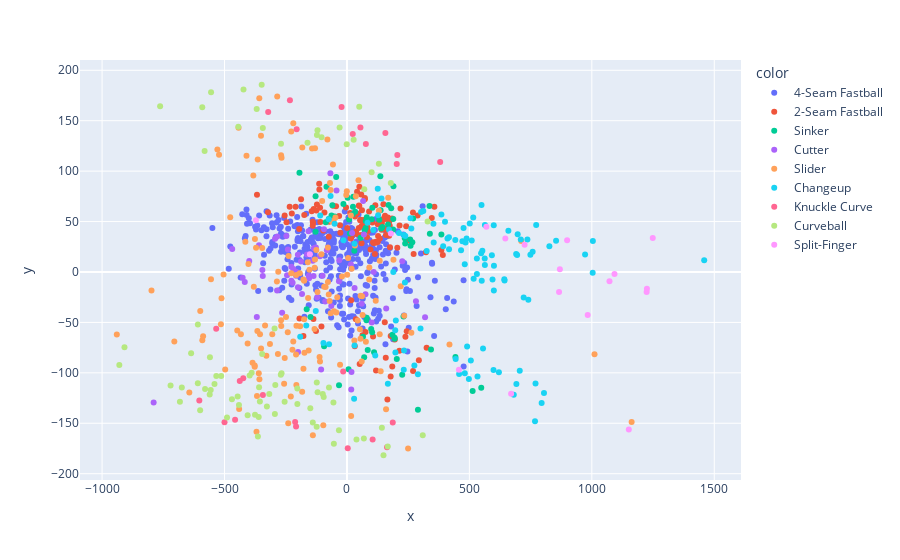

The notebook cell saved with this chart:
### Code cell
components[:,0]
fig = px.scatter(components, x=components[:,0], y=components[:,1], color = df_pca_15.pitch_name, hover_name = df_pca_15.pitch_name)
fig.show()

### Figure 1 — Plotly figure (JSON) as saved in the notebook; plotly's stock layout.template omitted (floating-point values rounded to 4 significant figures; data arrays with more than 128 entries replaced by an {"elided": "..."} marker saying what was removed)
{"data": [{"hovertemplate": "<b>%{hovertext}</b><br><br>color=4-Seam Fastball<br>x=%{x}<br>y=%{y}<extra></extra>", "hovertext": {"elided": "356 str values"}, "legendgroup": "4-Seam Fastball", "marker": {"color": "#636efa", "symbol": "circle"}, "mode": "markers", "name": "4-Seam Fastball", "orientation": "v", "showlegend": true, "type": "scatter", "x": {"elided": "356 float values"}, "xaxis": "x", "y": {"elided": "356 float values"}, "yaxis": "y"}, {"hovertemplate": "<b>%{hovertext}</b><br><br>color=2-Seam Fastball<br>x=%{x}<br>y=%{y}<extra></extra>", "hovertext": {"elided": "131 str values"}, "legendgroup": "2-Seam Fastball", "marker": {"color": "#EF553B", "symbol": "circle"}, "mode": "markers", "name": "2-Seam Fastball", "orientation": "v", "showlegend": true, "type": "scatter", "x": {"elided": "131 float values"}, "xaxis": "x", "y": {"elided": "131 float values"}, "yaxis": "y"}, {"hovertemplate": "<b>%{hovertext}</b><br><br>color=Sinker<br>x=%{x}<br>y=%{y}<extra></extra>", "hovertext": ["Sinker", "Sinker", "Sinker", "Sinker", "Sinker", "Sinker", "Sinker", "Sinker", "Sinker", "Sinker", "Sinker", "Sinker", "Sinker", "Sinker", "Sinker", "Sinker", "Sinker", "Sinker", "Sinker", "Sinker", "Sinker", "Sinker", "Sinker", "Sinker", "Sinker", "Sinker", "Sinker", "Sinker", "Sinker", "Sinker", "Sinker", "Sinker", "Sinker", "Sinker", "Sinker", "Sinker", "Sinker", "Sinker", "Sinker", "Sinker", "Sinker", "Sinker", "Sinker", "Sinker", "Sinker", "Sinker", "Sinker", "Sinker", "Sinker", "Sinker", "Sinker", "Sinker", "Sinker", "Sinker", "Sinker", "Sinker", "Sinker", "Sinker", "Sinker", "Sinker", "Sinker", "Sinker", "Sinker", "Sinker", "Sinker", "Sinker", "Sinker", "Sinker", "Sinker", "Sinker"], "legendgroup": "Sinker", "marker": {"color": "#00cc96", "symbol": "circle"}, "mode": "markers", "name": "Sinker", "orientation": "v", "showlegend": true, "type": "scatter", "x": [203.5, 188.6, 385.5, 237.8, 98.98, -83.55, 102.8, 72.26, 8.819, -50.12, 84.79, 189.1, 101.0, 12.05, 33.3, 185.8, 548.4, 225.6, 132.0, 110.7, -32.37, 289.9, 139.5, 194.7, 259.8, 443.0, -164.3, 270.3, -14.38, 23.14, 76.8, 103.6, -59.52, -128.1, 2.991, 189.9, 258.1, 81.05, -128.1, -194.0, 65.46, 194.6, 24.57, 513.2, 343.2, 79.47, -74.31, -43.95, -63.1, -148.8, 80.58, 169.9, -86.48, 337.0, 230.9, 180.7, 267.0, 338.6, 30.13, 55.9, 6.574, 70.38, 76.47, 144.6, 167.8, 236.1, 136.4, 137.5, 26.06, -93.26], "xaxis": "x", "y": [-86.21, 42.22, 37.21, 28.27, -56.65, 84.43, -59.82, 41.17, 52.06, 55.14, -77.47, 52.6, 52.18, 38.2, 59.8, -62.22, -114.9, -101.8, 51.9, -79.48, -112.4, -136.5, 43.23, -65.19, 25.9, -84.27, -36.91, 53.1, 67.3, 57.25, 50.61, 63.72, 66.27, 75.02, 73.56, 84.96, 32.26, 54.39, 39.79, 98.37, -64.26, -66.12, 64.75, -118.0, -76.75, -47.85, 52.56, 94.25, 55.89, -44.59, -45.47, 66.33, 49.28, 65.47, -44.2, 63.24, 29.37, 38.03, 21.17, 34.07, -96.5, -84.46, 43.51, 44.57, 46.98, 33.44, 94.96, 61.15, 74.48, -73.52], "yaxis": "y"}, {"hovertemplate": "<b>%{hovertext}</b><br><br>color=Cutter<br>x=%{x}<br>y=%{y}<extra></extra>", "hovertext": ["Cutter", "Cutter", "Cutter", "Cutter", "Cutter", "Cutter", "Cutter", "Cutter", "Cutter", "Cutter", "Cutter", "Cutter", "Cutter", "Cutter", "Cutter", "Cutter", "Cutter", "Cutter", "Cutter", "Cutter", "Cutter", "Cutter", "Cutter", "Cutter", "Cutter", "Cutter", "Cutter", "Cutter", "Cutter", "Cutter", "Cutter", "Cutter", "Cutter", "Cutter", "Cutter", "Cutter", "Cutter", "Cutter", "Cutter", "Cutter", "Cutter", "Cutter", "Cutter", "Cutter", "Cutter", "Cutter", "Cutter", "Cutter", "Cutter", "Cutter", "Cutter", "Cutter", "Cutter", "Cutter", "Cutter", "Cutter", "Cutter", "Cutter", "Cutter", "Cutter", "Cutter", "Cutter"], "legendgroup": "Cutter", "marker": {"color": "#ab63fa", "symbol": "circle"}, "mode": "markers", "name": "Cutter", "orientation": "v", "showlegend": true, "type": "scatter", "x": [-99.4, -126.9, 69.17, 101.3, -343.8, -241.2, -183.5, -81.97, -105.5, -426.0, -110.3, 75.82, 21.13, -219.2, 18.53, -157.0, -200.2, -789.4, -135.0, 281.8, -121.6, -163.3, 65.99, -417.2, 225.9, -136.4, -207.6, 16.39, -244.6, -359.1, -31.42, -247.4, -368.1, -88.81, -93.83, -139.7, -226.9, -293.7, -154.6, 17.54, -64.01, -227.1, -187.8, -155.5, 109.2, -42.6, -222.0, -199.8, -284.5, -468.5, -399.0, -200.4, 31.14, 60.29, 319.0, -207.4, 160.2, -285.5, -32.6, -345.5, -67.69, -264.6], "xaxis": "x", "y": [-3.666, 24.23, 37.29, -50.11, -4.02, 22.18, -21.74, 21.65, -96.81, -5.743, 15.72, -22.01, 38.59, 2.968, -99.06, 40.46, -15.17, -129.4, 23.44, -28.89, -24.94, 17.33, 70.37, -10.0, 10.54, -3.924, -3.651, 7.371, -3.196, 26.39, 11.52, 35.77, -44.68, -29.22, 42.33, 11.07, -8.812, 32.87, -6.154, -116.5, -33.63, 5.255, 10.43, -3.665, 0.06561, 80.81, -10.7, -79.36, 35.16, 22.87, 11.01, 17.11, -15.83, -31.53, -44.88, 0.1143, -36.33, -18.27, -9.305, 1.928, 97.87, -40.49], "yaxis": "y"}, {"hovertemplate": "<b>%{hovertext}</b><br><br>color=Slider<br>x=%{x}<br>y=%{y}<extra></extra>", "hovertext": {"elided": "151 str values"}, "legendgroup": "Slider", "marker": {"color": "#FFA15A", "symbol": "circle"}, "mode": "markers", "name": "Slider", "orientation": "v", "showlegend": true, "type": "scatter", "x": {"elided": "151 float values"}, "xaxis": "x", "y": {"elided": "151 float values"}, "yaxis": "y"}, {"hovertemplate": "<b>%{hovertext}</b><br><br>color=Changeup<br>x=%{x}<br>y=%{y}<extra></extra>", "hovertext": ["Changeup", "Changeup", "Changeup", "Changeup", "Changeup", "Changeup", "Changeup", "Changeup", "Changeup", "Changeup", "Changeup", "Changeup", "Changeup", "Changeup", "Changeup", "Changeup", "Changeup", "Changeup", "Changeup", "Changeup", "Changeup", "Changeup", "Changeup", "Changeup", "Changeup", "Changeup", "Changeup", "Changeup", "Changeup", "Changeup", "Changeup", "Changeup", "Changeup", "Changeup", "Changeup", "Changeup", "Changeup", "Changeup", "Changeup", "Changeup", "Changeup", "Changeup", "Changeup", "Changeup", "Changeup", "Changeup", "Changeup", "Changeup", "Changeup", "Changeup", "Changeup", "Changeup", "Changeup", "Changeup", "Changeup", "Changeup", "Changeup", "Changeup", "Changeup", "Changeup", "Changeup", "Changeup", "Changeup", "Changeup", "Changeup", "Changeup", "Changeup", "Changeup", "Changeup", "Changeup", "Changeup", "Changeup", "Changeup", "Changeup", "Changeup", "Changeup", "Changeup", "Changeup", "Changeup", "Changeup", "Changeup", "Changeup", "Changeup", "Changeup", "Changeup", "Changeup", "Changeup", "Changeup", "Changeup", "Changeup", "Changeup", "Changeup", "Changeup", "Changeup", "Changeup", "Changeup", "Changeup", "Changeup", "Changeup", "Changeup", "Changeup", "Changeup", "Changeup", "Changeup", "Changeup", "Changeup", "Changeup", "Changeup"], "legendgroup": "Changeup", "marker": {"color": "#19d3f3", "symbol": "circle"}, "mode": "markers", "name": "Changeup", "orientation": "v", "showlegend": true, "type": "scatter", "x": [171.5, 481.2, 197.1, 547.9, 490.7, 400.4, 232.0, 259.3, 555.7, 410.4, 385.7, 736.9, 484.3, -166.1, -74.3, 515.8, 598.6, 232.4, 197.9, 300.4, 509.5, 740.6, 497.9, 517.4, 681.3, 1004.0, 1003.0, 189.3, 392.9, 127.3, 471.4, 1459.0, 854.0, 642.6, 691.0, 772.7, 972.4, 233.1, 442.4, 325.6, 443.9, 476.1, 199.6, 275.3, 709.9, 289.8, 691.9, 563.4, 549.5, 125.8, 416.9, 599.9, 695.0, -190.9, 311.8, 721.7, 29.16, 562.6, 488.6, 600.3, 212.5, 599.5, 705.6, 620.5, 770.1, 591.8, 302.7, 505.9, 533.1, 167.1, 563.2, 262.8, 83.86, 31.05, 795.0, 758.2, -14.24, -73.07, 458.1, 804.6, 465.9, 354.1, 238.3, 826.6, -50.38, 530.5, 416.5, 530.7, 643.5, -109.1, 115.6, 768.0, 552.9, -127.4, 353.2, 141.2, 594.5, 550.4, 236.7, 697.1, 501.4, 30.57, -66.95, 107.5, 659.2, 749.1, 481.1, -96.07], "xaxis": "x", "y": [42.06, -100.5, -57.78, 18.63, -73.93, 49.75, -96.99, 53.38, -75.82, 33.13, 57.01, 32.12, 29.28, -52.95, 52.25, 54.1, -97.1, 36.66, -79.74, -56.0, 31.28, -27.46, -106.0, -6.655, -121.8, 30.68, -0.7892, -0.01702, 25.54, 56.23, 30.52, 11.7, 30.93, -7.267, 17.77, 46.47, 17.33, -77.81, 31.63, 20.87, -86.28, 43.68, -48.1, -92.77, 32.21, -101.3, -111.1, 46.61, 66.48, 82.59, 22.57, -18.47, 16.77, -64.3, 60.57, -25.31, -125.7, 13.4, 33.19, 6.169, 38.56, 46.28, -98.0, -99.37, -110.5, 16.48, 59.51, -87.79, -103.6, -110.7, 6.847, 43.11, 48.73, -72.84, -130.0, 20.02, 31.35, -71.59, -101.1, -119.9, 21.65, 29.24, 35.71, 25.46, 47.85, 13.44, 34.37, -2.021, -8.411, 55.97, -82.88, -148.0, 21.01, -38.69, 47.84, 72.8, -7.341, -8.701, -10.54, 37.36, 48.13, 27.95, 75.26, 41.71, 40.9, 17.09, 7.743, -70.42], "yaxis": "y"}, {"hovertemplate": "<b>%{hovertext}</b><br><br>color=Knuckle Curve<br>x=%{x}<br>y=%{y}<extra></extra>", "hovertext": ["Knuckle Curve", "Knuckle Curve", "Knuckle Curve", "Knuckle Curve", "Knuckle Curve", "Knuckle Curve", "Knuckle Curve", "Knuckle Curve", "Knuckle Curve", "Knuckle Curve", "Knuckle Curve", "Knuckle Curve", "Knuckle Curve", "Knuckle Curve", "Knuckle Curve", "Knuckle Curve", "Knuckle Curve", "Knuckle Curve", "Knuckle Curve", "Knuckle Curve", "Knuckle Curve", "Knuckle Curve", "Knuckle Curve", "Knuckle Curve", "Knuckle Curve"], "legendgroup": "Knuckle Curve", "marker": {"color": "#FF6692", "symbol": "circle"}, "mode": "markers", "name": "Knuckle Curve", "orientation": "v", "showlegend": true, "type": "scatter", "x": [55.08, -423.5, 203.3, 187.0, 163.6, 3.273, -500.0, -603.0, -321.7, 205.8, -207.8, -15.47, -211.6, 23.64, 104.9, -437.7, -534.0, -343.3, -456.9, -21.94, -205.4, 77.18, 156.9, -232.9, 380.7], "xaxis": "x", "y": [143.3, -105.3, 107.1, -149.3, -173.8, -174.9, -148.9, -127.3, 158.6, 116.1, -153.2, -98.61, -148.8, 136.7, -166.2, -108.1, -56.3, -121.9, -146.5, 163.5, 141.6, 126.8, 137.7, 170.3, 109.1], "yaxis": "y"}, {"hovertemplate": "<b>%{hovertext}</b><br><br>color=Curveball<br>x=%{x}<br>y=%{y}<extra></extra>", "hovertext": ["Curveball", "Curveball", "Curveball", "Curveball", "Curveball", "Curveball", "Curveball", "Curveball", "Curveball", "Curveball", "Curveball", "Curveball", "Curveball", "Curveball", "Curveball", "Curveball", "Curveball", "Curveball", "Curveball", "Curveball", "Curveball", "Curveball", "Curveball", "Curveball", "Curveball", "Curveball", "Curveball", "Curveball", "Curveball", "Curveball", "Curveball", "Curveball", "Curveball", "Curveball", "Curveball", "Curveball", "Curveball", "Curveball", "Curveball", "Curveball", "Curveball", "Curveball", "Curveball", "Curveball", "Curveball", "Curveball", "Curveball", "Curveball", "Curveball", "Curveball", "Curveball", "Curveball", "Curveball", "Curveball", "Curveball", "Curveball", "Curveball", "Curveball", "Curveball", "Curveball", "Curveball", "Curveball", "Curveball", "Curveball", "Curveball", "Curveball", "Curveball", "Curveball", "Curveball", "Curveball", "Curveball", "Curveball", "Curveball", "Curveball", "Curveball", "Curveball", "Curveball", "Curveball", "Curveball"], "legendgroup": "Curveball", "marker": {"color": "#B6E880", "symbol": "circle"}, "mode": "markers", "name": "Curveball", "orientation": "v", "showlegend": true, "type": "scatter", "x": [-360.4, -123.2, -513.5, -0.9056, -389.1, -317.2, -608.9, -581.3, -397.3, -139.5, -443.6, -30.05, -270.0, -560.6, -343.6, 68.97, -636.4, -559.5, 179.2, -294.3, 166.7, -295.5, -202.6, -590.8, -103.7, -254.5, 130.2, -599.6, 70.68, 329.3, -579.3, -355.7, -348.2, -326.9, -119.8, -55.24, -202.7, -368.6, -122.6, -908.5, -358.9, 27.36, -441.0, -98.82, -269.3, -469.6, -161.0, -556.4, -149.7, 142.6, 309.5, 100.7, -73.4, 38.88, -763.0, -32.72, -292.7, -541.0, -53.5, -554.9, -674.4, 50.18, 149.2, -363.6, -120.4, -720.4, -609.0, -489.8, -123.7, -267.0, -405.5, -929.6, -94.98, -446.5, -533.5, -346.1, -422.5, -682.2, -375.4], "xaxis": "x", "y": [-143.7, -109.6, -103.1, 126.5, -99.96, -121.0, -52.17, 119.9, -102.7, -149.3, 144.1, 143.3, -101.8, -121.4, 142.8, -165.1, -80.67, -84.43, 88.16, -140.8, -172.9, -56.1, -130.9, 163.2, 133.5, -128.8, 107.2, -137.1, 82.05, 50.11, -116.1, -128.5, 185.7, -133.3, -119.3, -129.3, -115.5, 161.6, 135.7, -74.67, -114.3, 131.2, -132.0, -120.9, 127.2, -126.1, 128.2, -116.9, -135.2, -154.4, -161.9, 98.81, -114.5, -166.0, 164.5, -156.9, -112.0, -111.1, -170.4, 178.2, -114.5, 163.7, -181.7, -163.0, 140.6, -112.5, -110.4, -144.4, -153.5, -100.5, -141.9, -92.27, -124.0, -123.5, -103.0, -81.28, 180.9, -128.6, -141.5], "yaxis": "y"}, {"hovertemplate": "<b>%{hovertext}</b><br><br>color=Split-Finger<br>x=%{x}<br>y=%{y}<extra></extra>", "hovertext": ["Split-Finger", "Split-Finger", "Split-Finger", "Split-Finger", "Split-Finger", "Split-Finger", "Split-Finger", "Split-Finger", "Split-Finger", "Split-Finger", "Split-Finger", "Split-Finger", "Split-Finger", "Split-Finger", "Split-Finger", "Split-Finger", "Split-Finger", "Split-Finger"], "legendgroup": "Split-Finger", "marker": {"color": "#FF97FF", "symbol": "circle"}, "mode": "markers", "name": "Split-Finger", "orientation": "v", "showlegend": true, "type": "scatter", "x": [457.3, -371.7, 179.4, 670.3, 569.3, 1249.0, 899.1, -151.3, 1072.0, 983.1, 1093.0, 869.5, 1224.0, 725.5, 646.8, 1151.0, 866.2, 1225.0], "xaxis": "x", "y": [-97.01, 51.4, 38.15, -120.8, 44.78, 33.78, 31.52, 17.57, -9.235, -42.55, -1.903, 2.638, -19.96, 26.92, 33.27, -156.3, -19.96, -16.55], "yaxis": "y"}], "layout": {"legend": {"title": {"text": "color"}, "tracegroupgap": 0}, "margin": {"t": 60}, "xaxis": {"anchor": "y", "domain": [0, 1], "title": {"text": "x"}}, "yaxis": {"anchor": "x", "domain": [0, 1], "title": {"text": "y"}}}}
